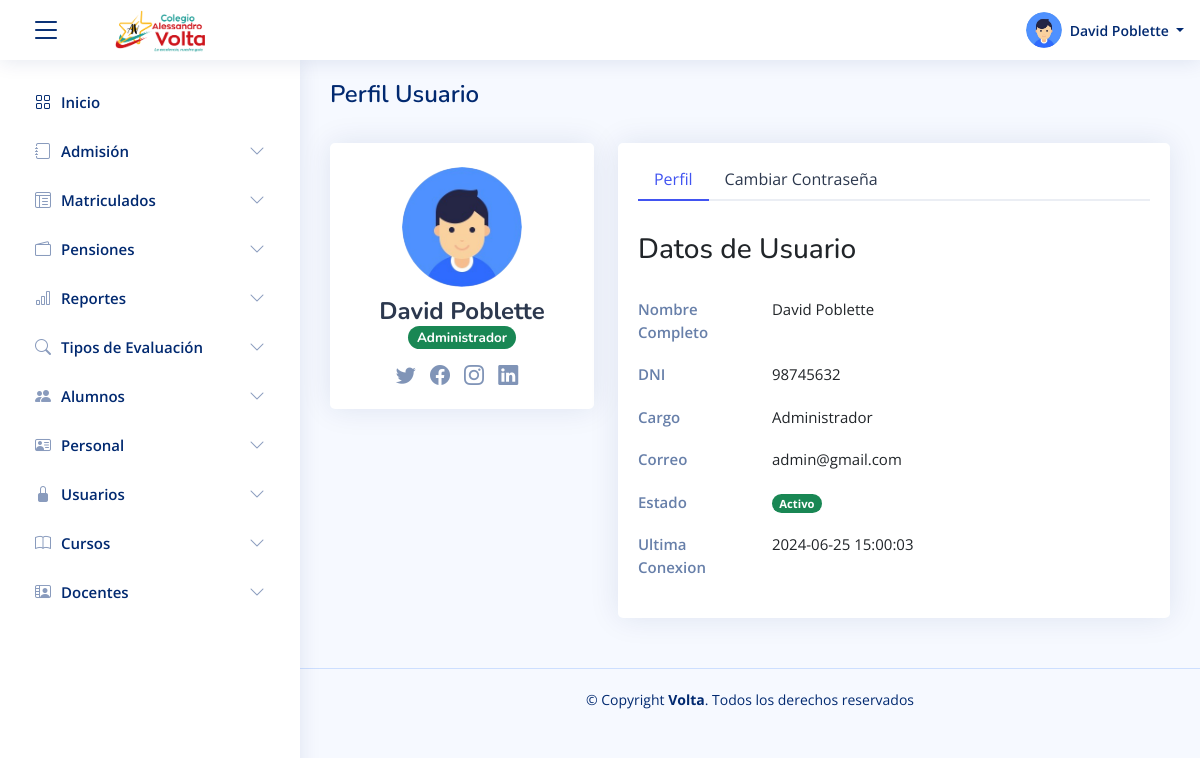
The page /perfil (signed in) on the database its author committed.
### tables this page shows
CREATE TABLE `usuario`  (
  `idUsuario` int NOT NULL AUTO_INCREMENT,
  `idTipoUsuario` int NOT NULL,
  `correoUsuario` varchar(150) NOT NULL,
  `password` varchar(200) NOT NULL,
  `nombreUsuario` varchar(150) NOT NULL,
  `apellidoUsuario` varchar(150) NOT NULL,
  `dniUsuario` varchar(20) NOT NULL,
  `estadoUsuario` int NOT NULL,
  `ultimaConexion` datetime NOT NULL,
  `fechaCreacion` datetime NOT NULL,
  `fechaActualizacion` datetime NOT NULL,
  `usuarioCreacion` int NOT NULL,
  `usuarioActualizacion` int NOT NULL,
  PRIMARY KEY (`idUsuario`) USING BTREE,
  INDEX `fk_usuario_tipousuario`(`idTipoUsuario`) USING BTREE,
  CONSTRAINT `fk_usuario_tipousuario` FOREIGN KEY (`idTipoUsuario`) REFERENCES `tipo_usuario` (`idTipoUsuario`) ON DELETE RESTRICT ON UPDATE RESTRICT
);

CREATE TABLE `tipo_usuario`  (
  `idTipoUsuario` int NOT NULL AUTO_INCREMENT,
  `descripcionTipoUsuario` varchar(100) NOT NULL,
  `fechaCreacion` datetime NOT NULL,
  `fechaActualizacion` datetime NOT NULL,
  `usuarioCreacion` int NOT NULL,
  `usuarioActualizacion` int NOT NULL,
  PRIMARY KEY (`idTipoUsuario`) USING BTREE
);

### controller/template.controller.php (called while the page is built, shortened)
<?php
class ControllerTemplate
{
  static public function ctrTemplate()
  {
    include "views/template.php";
  }
}

### index.php (called while the page is built, shortened)
<?php
require_once "controller/template.controller.php";
require_once "functions/perfil.functions.php";
require_once "controller/usuarios.controller.php";
require_once "controller/perfil.controller.php";
require_once "controller/anioCursoGrado.controller.php";
require_once "model/perfil.model.php";
$template = new ControllerTemplate();
$template->ctrTemplate();

### controller/perfil.controller.php (called while the page is built, shortened)
<?php
class ControllerPerfil
{
  public static function ctrGetAllPerfilUsuario($idUsuario)
  {
    $table = "usuario";
    $listUsuario = ModelPerfil::mdlGetAllPerfilUsuario($table, $idUsuario);
    return $listUsuario;
  }
}

### model/connection.php (called while the page is built)
<?php
class Connection
{
  private static $link = null;
  public static function conn()
  {
    if (self::$link === null) {
      self::$link = new PDO("mysql:host=localhost;dbname=db_volta", "root", "");
      self::$link->exec("set names utf8");
    }
    return self::$link;
  }
}

### model/perfil.model.php (called while the page is built, shortened)
<?php
require_once "connection.php";
class ModelPerfil
{
  public static function mdlGetAllPerfilUsuario($table, $idUsuario)
  {
    $statement = Connection::conn()->prepare("SELECT
    tu.idTipoUsuario,
    u.nombreUsuario,
    u.apellidoUsuario,
    u.dniUsuario,
    u.correoUsuario,
    u.estadoUsuario,
    u.ultimaConexion
    FROM
    $table u
    INNER JOIN
    tipo_usuario tu ON u.idTipoUsuario = tu.idTipoUsuario
    WHERE
    u.idUsuario = :idUsuario");
    $statement->bindParam(":idUsuario", $idUsuario, PDO::PARAM_INT);
    $statement->execute();
    return $statement->fetch(PDO::FETCH_ASSOC);
  }
}

### views/modules/perfil.php (the view, shortened to what this page needs)
<?php
$idTipoUsuario = $_SESSION["tipoUsuario"];
$idUsuario = $_SESSION["idUsuario"];
if ($idTipoUsuario == 1 || $idTipoUsuario == 5 || $idTipoUsuario == 4) {
  $perfilUsuario = ControllerPerfil::ctrGetAllPerfilUsuario($idUsuario);
} else {
  $perfilPersonal = ControllerPerfil::ctrGetAllPerfilPersonal($idUsuario);
  $perfilPersonalDataEdit = ControllerPerfil::ctrGetAllPerfilPersonalDataEdit($idUsuario);
}
?>
<?php if ($idTipoUsuario == 1 || $idTipoUsuario == 5 || $idTipoUsuario == 4) { ?>
  <main id="main" class="main">
    <div class="pagetitle">
      <h1>Perfil Usuario</h1><br>
    </div>
    <section class="section profile">
      <div class="row">
        <div class="col-xl-4">
          <div class="card">
            <div class="card-body profile-card pt-4 d-flex flex-column align-items-center">
              <img src="assets/img/usuario.png" alt="Profile" class="rounded-circle">
              <h2>
                <?php echo $perfilUsuario["nombreUsuario"] . " " . $perfilUsuario["apellidoUsuario"]; ?>
              </h2>
              <h3>
                <?php echo FunctionPerfil::getTipoPerfilUsuario($perfilUsuario["idTipoUsuario"]); ?>
              </h3>
              <div class="social-links mt-2">
                <a href="#" class="twitter"><i class="bi bi-twitter"></i></a>
                <a href="#" class="facebook"><i class="bi bi-facebook"></i></a>
                <a href="#" class="instagram"><i class="bi bi-instagram"></i></a>
                <a href="#" class="linkedin"><i class="bi bi-linkedin"></i></a>
              </div>
            </div>
          </div>
        </div>
        <div class="col-xl-8">
          <div class="card">
            <div class="card-body pt-3">
              <ul class="nav nav-tabs nav-tabs-bordered">
                <li class="nav-item">
                  <button class="nav-link active" data-bs-toggle="tab" data-bs-target="#profile-overview">Perfil</button>
                </li>
                <li class="nav-item">
                  <button class="nav-link" data-bs-toggle="tab" data-bs-target="#profile-change-password">Cambiar
                    Contraseña</button>
                </li>
              </ul>
              <div class="tab-content pt-2">
                <div class="tab-pane fade show active profile-overview" id="profile-overview">
                  <br>
                  <h3>Datos de Usuario</h3><br>
                  <div class="row">
                    <div class="col-lg-3 col-md-4 label ">Nombre Completo</div>
                    <div class="col-lg-9 col-md-8">
                      <?php echo $perfilUsuario["nombreUsuario"] . " " . $perfilUsuario["apellidoUsuario"]; ?>
                    </div>
                  </div>
                  <div class="row">
                    <div class="col-lg-3 col-md-4 label ">DNI</div>
                    <div class="col-lg-9 col-md-8">
                      <?php echo $perfilUsuario["dniUsuario"]; ?>
                    </div>
                  </div>
                  <div class="row">
                    <div class="col-lg-3 col-md-4 label">Cargo</div>
                    <div class="col-lg-9 col-md-8">
                      <?php echo FunctionPerfil::getTipoPerfilUsuarioTxt($perfilUsuario["idTipoUsuario"]); ?>
                    </div>
                  </div>
                  <div class="row">
                    <div class="col-lg-3 col-md-4 label">Correo</div>
                    <div class="col-lg-9 col-md-8">
                      <?php echo $perfilUsuario["correoUsuario"]; ?>
                    </div>
                  </div>
                  <div class="row">
                    <div class="col-lg-3 col-md-4 label">Estado</div>
                    <div class="col-lg-9 col-md-8">
                      <?php echo FunctionPerfil::getEstadoPerfil($perfilUsuario["estadoUsuario"]); ?>
                    </div>
                  </div>
                  <div class="row">
                    <div class="col-lg-3 col-md-4 label">Ultima Conexion</div>
                    <div class="col-lg-9 col-md-8">
                      <?php echo $perfilUsuario["ultimaConexion"]; ?>
                    </div>
                  </div>
                </div>
              </div>
            </div>
          </div>
        </div>
      </div>
    </section>
  </main>
<?php } ?>

### rows shown on the page
usuario: nombreUsuario "David", apellidoUsuario "Poblette", dniUsuario "98745632", idTipoUsuario.idTipoUsuario "Administrador", correoUsuario "admin@gmail.com", ultimaConexion "2024-06-25 15:00:03"

### other values the page prints
$_SESSION["nombreCompleto"] "David Poblette"
